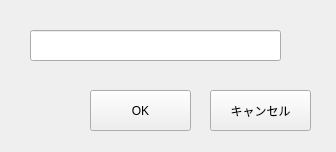
<?xml version="1.0" encoding="UTF-8"?>
<ui version="4.0">
 <class>SampleMenu02Base</class>
 <widget class="QWidget" name="SampleMenu02Base">
  <property name="geometry">
   <rect>
    <x>0</x>
    <y>0</y>
    <width>336</width>
    <height>152</height>
   </rect>
  </property>
  <property name="windowTitle">
   <string>Form</string>
  </property>
  <widget class="QPushButton" name="pushButton_go">
   <property name="geometry">
    <rect>
     <x>90</x>
     <y>90</y>
     <width>101</width>
     <height>41</height>
    </rect>
   </property>
   <property name="text">
    <string>OK</string>
   </property>
  </widget>
  <widget class="QPushButton" name="pushButton_cancel">
   <property name="geometry">
    <rect>
     <x>210</x>
     <y>90</y>
     <width>101</width>
     <height>41</height>
    </rect>
   </property>
   <property name="text">
    <string>キャンセル</string>
   </property>
  </widget>
  <widget class="QLineEdit" name="lineEdit">
   <property name="geometry">
    <rect>
     <x>30</x>
     <y>30</y>
     <width>251</width>
     <height>31</height>
    </rect>
   </property>
  </widget>
 </widget>
 <resources/>
 <connections/>
</ui>
